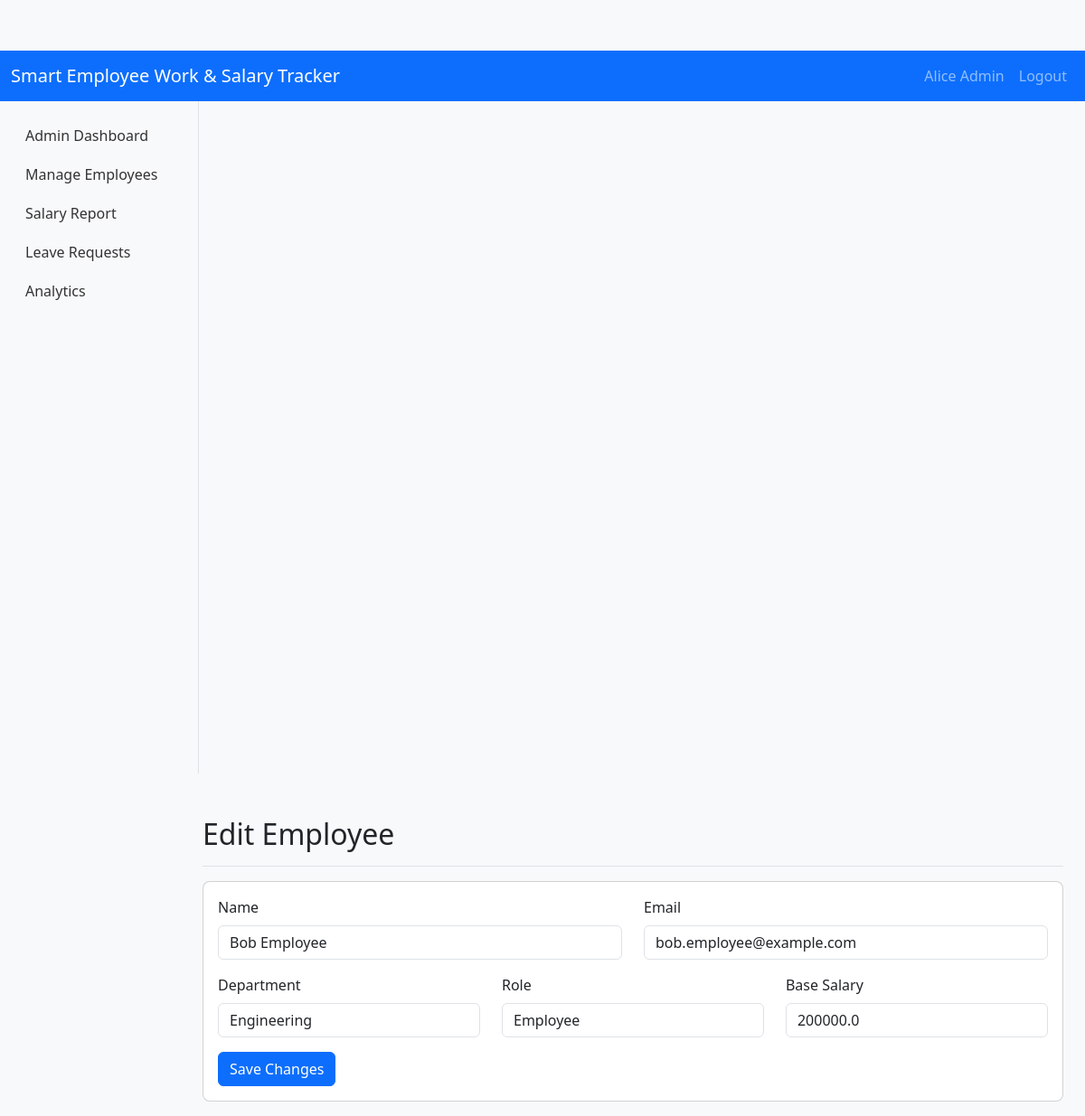
Page /employees/edit/2 (signed in) on the committed database.
### tables this page shows
CREATE TABLE Employees (
        id INTEGER PRIMARY KEY AUTOINCREMENT,
        employee_id TEXT UNIQUE,
        name TEXT,
        email TEXT,
        password TEXT,
        department TEXT,
        role TEXT,
        base_salary REAL
    );

### app.py (the view, shortened to what this page needs)
@app.route('/employees/edit/<int:id>', methods=['GET', 'POST'])
@login_required
@admin_required
def edit_employee(id):
    row = query_db('SELECT * FROM Employees WHERE id = ?', (id,), one=True)
    if not row:
        flash('Employee not found.', 'danger')
        return redirect(url_for('employee_management'))
    return render_template('edit_employee.html', employee=row)

### app.py (called while the page is built)
def get_db():
    db = getattr(g, '_database', None)
    if db is None:
        db = g._database = sqlite3.connect(DB_PATH)
        db.row_factory = sqlite3.Row
    return db

@app.teardown_appcontext
def close_connection(exception):
    db = getattr(g, '_database', None)
    if db is not None:
        db.close()

def query_db(query, args=(), one=False):
    cur = get_db().execute(query, args)
    rv = cur.fetchall()
    cur.close()
    return (rv[0] if rv else None) if one else rv

@login_manager.user_loader
def load_user(user_id):
    return User.get_by_id(user_id)

def admin_required(func):
    from functools import wraps
    @wraps(func)
    def wrapper(*args, **kwargs):
        if not current_user.is_authenticated or current_user.role != 'Admin':
            flash('Admin access required.', 'danger')
            return redirect(url_for('login'))
        return func(*args, **kwargs)
    return wrapper

    @staticmethod
    def get_by_id(id_):
        row = query_db('SELECT * FROM Employees WHERE id = ?', (id_,), one=True)
        if row:
            return User(row['id'], row['employee_id'], row['name'], row['email'], row['role'])
        return None

### templates/edit_employee.html
{% extends 'base.html' %}
{% block content %}
<div class="pt-3 pb-2 mb-3 border-bottom">
  <h1 class="h2">Edit Employee</h1>
</div>
<div class="card">
  <div class="card-body">
    <form method="POST">
      <div class="row">
        <div class="col-md-6 mb-3">
          <label class="form-label">Name</label>
          <input class="form-control" name="name" value="{{ employee['name'] }}" required>
        </div>
        <div class="col-md-6 mb-3">
          <label class="form-label">Email</label>
          <input class="form-control" name="email" value="{{ employee['email'] }}">
        </div>
      </div>
      <div class="row">
        <div class="col-md-4 mb-3">
          <label class="form-label">Department</label>
          <input class="form-control" name="department" value="{{ employee['department'] }}">
        </div>
        <div class="col-md-4 mb-3">
          <label class="form-label">Role</label>
          <input class="form-control" name="role" value="{{ employee['role'] }}">
        </div>
        <div class="col-md-4 mb-3">
          <label class="form-label">Base Salary</label>
          <input class="form-control" name="base_salary" type="number" step="0.01" value="{{ employee['base_salary'] }}">
        </div>
      </div>
      <button class="btn btn-primary">Save Changes</button>
    </form>
  </div>
</div>
{% endblock %}

### templates/base.html (shortened to what this page needs)
<!doctype html>
<html lang="en">
  <head>
    <link href="https://cdn.jsdelivr.net/npm/bootstrap@5.3.0/dist/css/bootstrap.min.css" rel="stylesheet">
    <link rel="stylesheet" href="/static/css/style.css">
  </head>
  <body>
    <nav class="navbar navbar-expand-lg navbar-dark bg-primary">
      <div class="container-fluid">
        <a class="navbar-brand" href="#">Smart Employee Work & Salary Tracker</a>
        <div class="collapse navbar-collapse" id="navbarSupportedContent">
          <ul class="navbar-nav ms-auto mb-2 mb-lg-0">
            {% if current_user.is_authenticated %}
            <li class="nav-item">
              <a class="nav-link" href="#">{{ current_user.name }}</a>
            </li>
            <li class="nav-item">
              <a class="nav-link" href="{{ url_for('logout') }}">Logout</a>
            </li>
            {% else %}
            <li class="nav-item">
              <a class="nav-link" href="{{ url_for('login') }}">Login</a>
            </li>
            {% endif %}
          </ul>
        </div>
      </div>
    </nav>
    <div class="container-fluid">
      <div class="row">
        <nav id="sidebar" class="col-md-2 d-none d-md-block bg-light sidebar">
          <div class="position-sticky">
            <ul class="nav flex-column sidebar-nav">
              {% if current_user.is_authenticated and current_user.role == 'Admin' %}
              <li class="nav-item"><a class="nav-link" href="{{ url_for('admin_dashboard') }}">Admin Dashboard</a></li>
              <li class="nav-item"><a class="nav-link" href="{{ url_for('employee_management') }}">Manage Employees</a></li>
              <li class="nav-item"><a class="nav-link" href="{{ url_for('salary_report') }}">Salary Report</a></li>
              <li class="nav-item"><a class="nav-link" href="{{ url_for('admin_leaves') }}">Leave Requests</a></li>
              <li class="nav-item"><a class="nav-link" href="{{ url_for('analytics') }}">Analytics</a></li>
              {% endif %}
            </ul>
          </div>
        </nav>
        <main class="col-md-9 ms-sm-auto col-lg-10 px-md-4">
          {% block content %}{% endblock %}
        </main>
      </div>
    </div>
  </body>
</html>

### static/css/style.css (style rules this page uses)
body { padding-top: 56px; background-color: #f8f9fa; }
#sidebar { height: 100vh; position: fixed; top: 56px; left: 0; padding-top: 1rem; border-right: 1px solid #dee2e6; }
.sidebar-nav a { padding: 0.6rem 1rem; display: block; color: #333; }
#sidebar { width: 220px; position: sticky; top: 56px; height: calc(100vh - 56px); overflow-y: auto; }
main { margin-left: 0; padding: 1rem; }
.card { border-radius: 8px; }

### rows in the picture
Employees: name "Alice Admin"
Employees: name "Bob Employee", email "bob.employee@example.com", department "Engineering", role "Employee", base_salary "200000.0"
